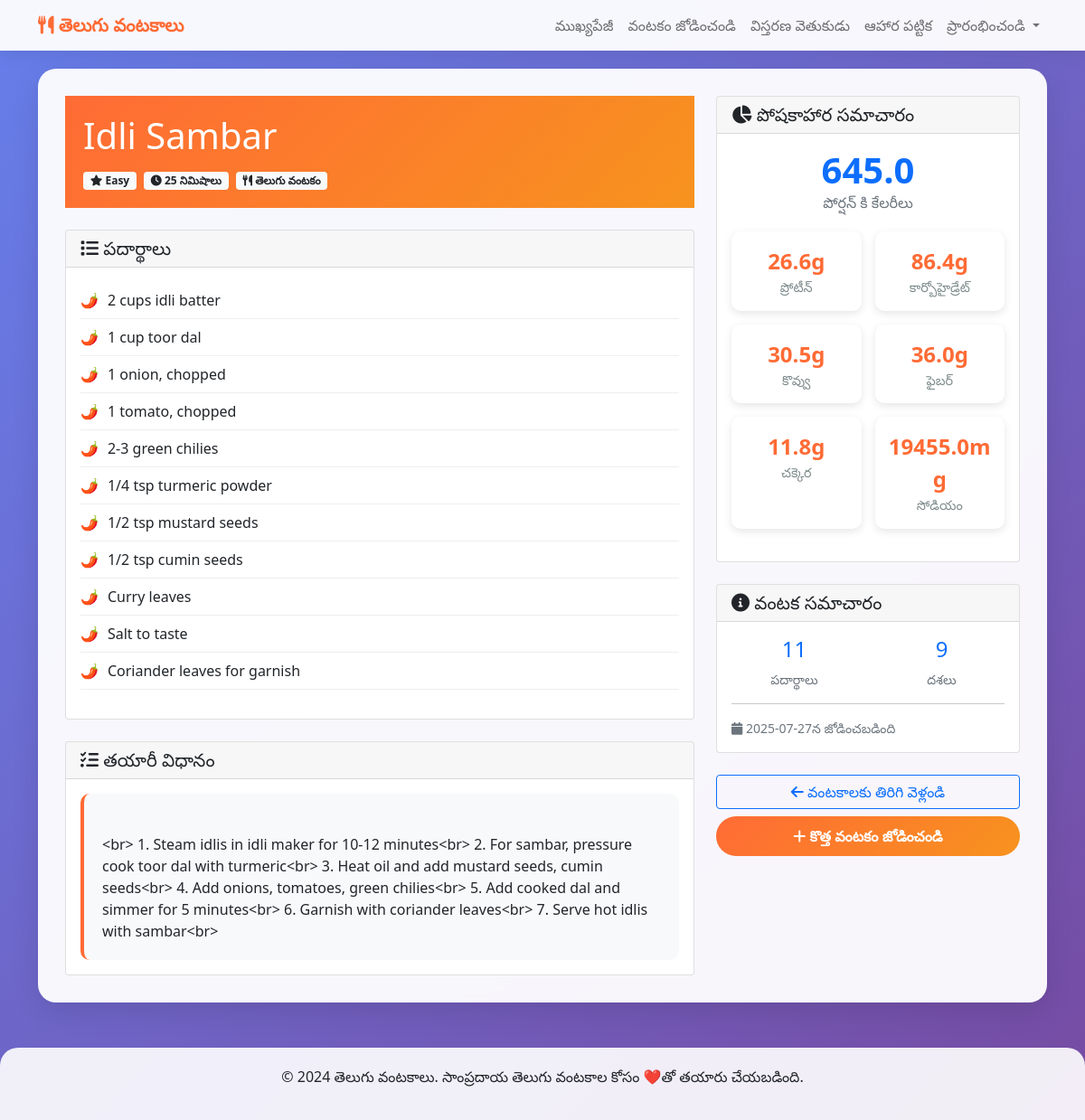
/recipe/1, run on the app's committed database.
### tables this page shows
CREATE TABLE recipes (
                id INTEGER PRIMARY KEY AUTOINCREMENT,
                name TEXT NOT NULL,
                ingredients TEXT NOT NULL,
                instructions TEXT NOT NULL,
                cooking_time INTEGER,
                difficulty TEXT,
                category TEXT DEFAULT 'main_course',
                cuisine_type TEXT DEFAULT 'Telugu',
                tags TEXT DEFAULT '[]',
                created_at TIMESTAMP DEFAULT CURRENT_TIMESTAMP,
                updated_at TIMESTAMP DEFAULT CURRENT_TIMESTAMP
            );

CREATE TABLE nutrition (
                id INTEGER PRIMARY KEY AUTOINCREMENT,
                recipe_id INTEGER,
                calories REAL,
                protein REAL,
                carbs REAL,
                fat REAL,
                fiber REAL,
                sugar REAL,
                sodium REAL,
                nutrition_data TEXT,
                created_at TIMESTAMP DEFAULT CURRENT_TIMESTAMP,
                FOREIGN KEY (recipe_id) REFERENCES recipes (id)
            );

### app.py (the view)
@app.route('/recipe/<int:recipe_id>')
def recipe_detail(recipe_id):
    recipes = db.get_all_recipes()
    recipe = next((r for r in recipes if r['id'] == recipe_id), None)
    if recipe:
        return render_template('recipe_detail.html', recipe=recipe)
    return redirect(url_for('index'))

### templates/recipe_detail.html (shortened to what this page needs)
{% extends "base.html" %}
{% block content %}
<div class="main-container">
    <div class="row">
        <div class="col-lg-8">
            <div class="recipe-header mb-4">
                <h1 class="mb-3">{{ recipe.name }}</h1>
                <div class="d-flex flex-wrap gap-2">
                    {% if recipe.difficulty %}
                    <span class="badge bg-light text-dark">
                        <i class="fas fa-star"></i> {{ recipe.difficulty }}
                    </span>
                    {% endif %}
                    {% if recipe.cooking_time %}
                    <span class="badge bg-light text-dark">
                        <i class="fas fa-clock"></i> {{ recipe.cooking_time }} నిమిషాలు
                    </span>
                    {% endif %}
                    <span class="badge bg-light text-dark">
                        <i class="fas fa-utensils"></i> తెలుగు వంటకం
                    </span>
                </div>
            </div>
            <div class="card mb-4">
                <div class="card-header">
                    <h5 class="mb-0">
                        <i class="fas fa-list"></i> పదార్థాలు
                    </h5>
                </div>
                <div class="card-body">
                    <ul class="ingredients-list">
                        {% for ingredient in recipe.ingredients %}
                        <li>{{ ingredient }}</li>
                        {% endfor %}
                    </ul>
                </div>
            </div>
            <div class="card">
                <div class="card-header">
                    <h5 class="mb-0">
                        <i class="fas fa-tasks"></i> తయారీ విధానం
                    </h5>
                </div>
                <div class="card-body">
                    <div class="instructions">
                        {{ recipe.instructions|safe|replace('\n', '<br>') }}
                    </div>
                </div>
            </div>
        </div>
        <div class="col-lg-4">
            {% if recipe.nutrition and recipe.nutrition.calories %}
            <div class="card mb-4">
                <div class="card-header">
                    <h5 class="mb-0">
                        <i class="fas fa-chart-pie"></i> పోషకాహార సమాచారం
                    </h5>
                </div>
                <div class="card-body">
                    <div class="text-center mb-3">
                        <div class="display-6 fw-bold text-primary">{{ recipe.nutrition.calories|round(1) }}</div>
                        <div class="text-muted">పోర్షన్ కి కేలరీలు</div>
                    </div>
                    <div class="stats-grid">
                        <div class="stat-item">
                            <div class="stat-value">{{ recipe.nutrition.protein|round(1) }}g</div>
                            <div class="stat-label">ప్రోటీన్</div>
                        </div>
                        <div class="stat-item">
                            <div class="stat-value">{{ recipe.nutrition.carbs|round(1) }}g</div>
                            <div class="stat-label">కార్బోహైడ్రేట్</div>
                        </div>
                        <div class="stat-item">
                            <div class="stat-value">{{ recipe.nutrition.fat|round(1) }}g</div>
                            <div class="stat-label">కొవ్వు</div>
                        </div>
                        <div class="stat-item">
                            <div class="stat-value">{{ recipe.nutrition.fiber|round(1) }}g</div>
                            <div class="stat-label">ఫైబర్</div>
                        </div>
                        <div class="stat-item">
                            <div class="stat-value">{{ recipe.nutrition.sugar|round(1) }}g</div>
                            <div class="stat-label">చక్కెర</div>
                        </div>
                        <div class="stat-item">
                            <div class="stat-value">{{ recipe.nutrition.sodium|round(1) }}mg</div>
                            <div class="stat-label">సోడియం</div>
                        </div>
                    </div>
                </div>
            </div>
            {% endif %}
            <div class="card">
                <div class="card-header">
                    <h5 class="mb-0">
                        <i class="fas fa-info-circle"></i> వంటక సమాచారం
                    </h5>
                </div>
                <div class="card-body">
                    <div class="row">
                        <div class="col-6">
                            <div class="text-center">
                                <div class="h4 text-primary">{{ recipe.ingredients|length }}</div>
                                <div class="text-muted small">పదార్థాలు</div>
                            </div>
                        </div>
                        <div class="col-6">
                            <div class="text-center">
                                <div class="h4 text-primary">{{ recipe.instructions.split('\n')|length }}</div>
                                <div class="text-muted small">దశలు</div>
                            </div>
                        </div>
                    </div>
                    {% if recipe.created_at %}
                    <hr>
                    <div class="text-muted small">
                        <i class="fas fa-calendar"></i> {{ recipe.created_at.split(' ')[0] }}న జోడించబడింది
                    </div>
                    {% endif %}
                </div>
            </div>
            <div class="mt-4">
                <a href="{{ url_for('index') }}" class="btn btn-outline-primary w-100 mb-2">
                    <i class="fas fa-arrow-left"></i> వంటకాలకు తిరిగి వెళ్లండి
                </a>
                <a href="{{ url_for('add_recipe') }}" class="btn btn-primary w-100">
                    <i class="fas fa-plus"></i> కొత్త వంటకం జోడించండి
                </a>
            </div>
        </div>
    </div>
</div>
{% endblock %}

### templates/base.html (style rules this page uses)
:root { --primary-color: #ff6b35; --secondary-color: #f7931e; --accent-color: #ffd23f; --text-dark: #2c3e50; --text-light: #7f8c8d; --bg-light: #f8f9fa; }
body { font-family: 'Segoe UI', Tahoma, Geneva, Verdana, sans-serif; background: linear-gradient(135deg, #667eea 0%, #764ba2 100%); min-height: 100vh; }
.main-container { background: rgba(255, 255, 255, 0.95); border-radius: 20px; box-shadow: 0 10px 30px rgba(0,0,0,0.1); margin: 20px auto; padding: 30px; backdrop-filter: blur(10px); }
.recipe-header { background: linear-gradient(135deg, var(--primary-color), var(--secondary-color)); color: white; padding: 20px; }
.btn-primary { background: linear-gradient(135deg, var(--primary-color), var(--secondary-color)); border: none; border-radius: 25px; padding: 10px 25px; font-weight: bold; }
.stats-grid { display: grid; grid-template-columns: repeat(auto-fit, minmax(120px, 1fr)); gap: 15px; margin: 20px 0; }
.stat-item { background: white; padding: 15px; border-radius: 10px; text-align: center; box-shadow: 0 3px 10px rgba(0,0,0,0.1); }
.stat-value { font-size: 1.5em; font-weight: bold; color: var(--primary-color); }
.stat-label { font-size: 0.9em; color: var(--text-light); }
.ingredients-list { list-style: none; padding: 0; }
.ingredients-list li { padding: 8px 0; border-bottom: 1px solid #eee; }
.ingredients-list li:before { content: "🌶️"; margin-right: 10px; }
.instructions { background: #f8f9fa; padding: 20px; border-radius: 10px; border-left: 4px solid var(--primary-color); }

### data on the page
recipes: name "Idli Sambar", difficulty "Easy", cooking_time "25", instructions "<br> 1. Steam idlis in idli maker for 10-12 minutes<br> 2. For sambar, pressure cook toor dal with turmeric<br> 3. Heat oil and add mustard seeds, cumin seeds<br> 4. Add onions, tomatoes, green chilies<br> 5. Add cooked dal and simmer for 5 minutes<br> 6. Garnish with coriander leaves<br> 7. Serve hot idlis with sambar<br>", created_at "2025-07-27"
nutrition: nutrition.calories "645.0", nutrition.protein "26.6", nutrition.carbs "86.4", nutrition.fat "30.5", nutrition.fiber "36.0", nutrition.sugar "11.8", nutrition.sodium "19455.0"

### other printed values
{{ ingredient }} "2 cups idli batter" "1 cup toor dal" "1 onion, chopped" "1 tomato, chopped" "2-3 green chilies" "1/4 tsp turmeric powder" "1/2 tsp mustard seeds" "1/2 tsp cumin seeds" "Curry leaves" "Salt to taste" "Coriander leaves for garnish"
{{ recipe.ingredients|length }} "11"
{{ recipe.instructions.split('\n')|length }} "9"
